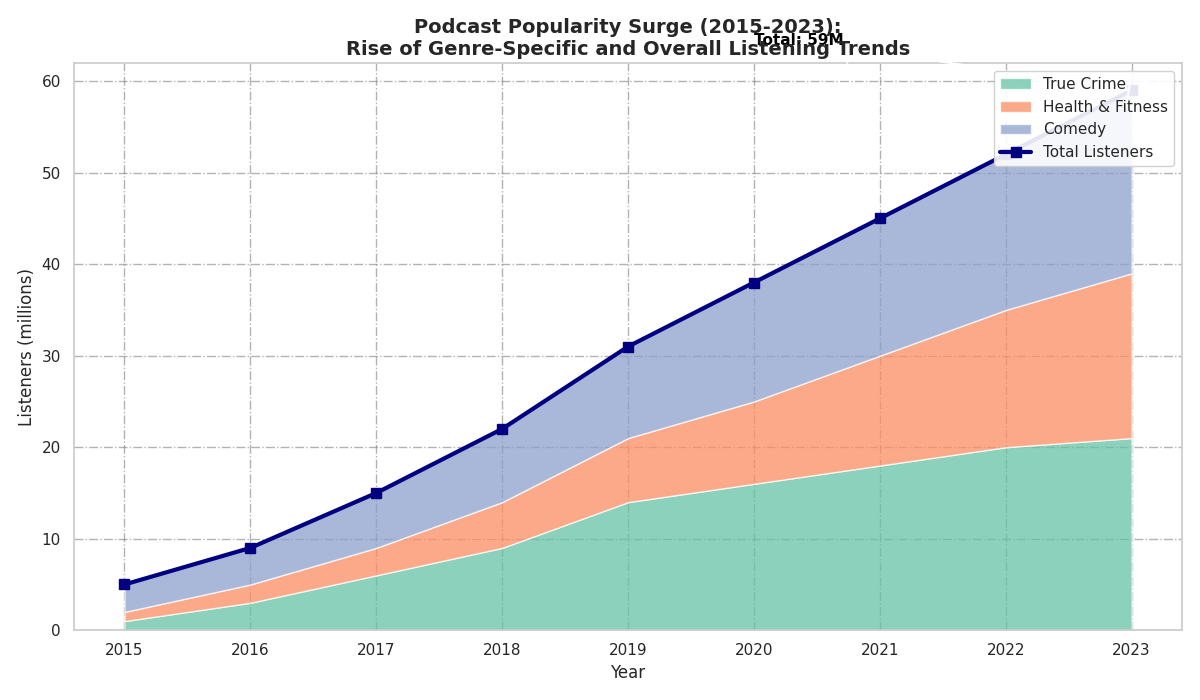

This figure's Python source:
import matplotlib.pyplot as plt
import numpy as np

years = np.arange(2015, 2024)

podcast_data = {
    'True Crime': np.array([1, 3, 6, 9, 14, 16, 18, 20, 21]),
    'Health & Fitness': np.array([1, 2, 3, 5, 7, 9, 12, 15, 18]),
    'Comedy': np.array([3, 4, 6, 8, 10, 13, 15, 17, 20]),
}

values = np.array(list(podcast_data.values()))
cumulative_listeners = values.sum(axis=0)

fig, ax = plt.subplots(figsize=(12, 7))

# Change color order, add different color shades
ax.stackplot(years, values, labels=podcast_data.keys(), colors=['#66c2a5', '#fc8d62', '#8da0cb'], alpha=0.75)

# Change line style, color and marker styles
ax.plot(years, cumulative_listeners, color='navy', linewidth=3, linestyle='-', marker='s', markersize=7, label='Total Listeners')

ax.set_title('Podcast Popularity Surge (2015-2023):\nRise of Genre-Specific and Overall Listening Trends', fontsize=14, fontweight='bold')
ax.set_xlabel('Year', fontsize=12)
ax.set_ylabel('Listeners (millions)', fontsize=12)

ax.annotate(f'Total: {cumulative_listeners[-1]}M', xy=(2023, cumulative_listeners[-1]), xytext=(2020, cumulative_listeners[-1] + 5),
            arrowprops=dict(facecolor='darkred', arrowstyle='|-|', lw=1.5),
            fontsize=11, fontweight='bold', color='black')

# Change legend location and enable frame
ax.legend(loc='upper right', frameon=True, framealpha=0.9)

# Adjust grid style
ax.grid(linestyle='-.', alpha=0.6, color='gray')

plt.tight_layout()
plt.show()
